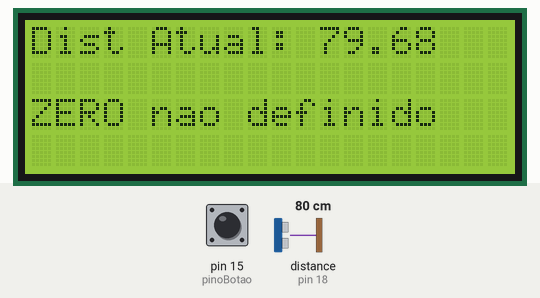
The sketch below on a simulated Arduino Uno, built with avr-gcc and run on an emulated ATmega328P. On the bench: 20×4 character LCD. Wiring (inferred from the names in the program): ultrasonic range finder: trigger pin 5; echo pin 18. Inputs (shaded band) come from the test bench; at power-on: pin 15 (pinoBotao) LOW, distance to the obstacle (sensor on pin 18) 80 cm. The echo pulse lasts 58.3 µs per cm; what the sketch prints to the serial monitor is not drawn.

Above: at 1.2 s.
1.3 s: pin 15 (pinoBotao) pulled HIGH for 0.65 s
At 4.8 s:
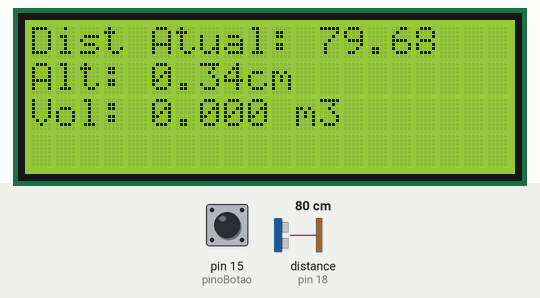
5.1 s: distance to the obstacle (sensor on pin 18) set to 4 cm
At 6.4 s:
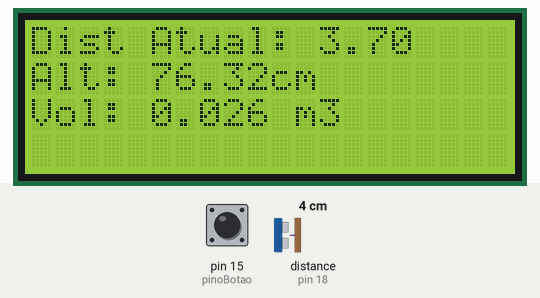
8.2 s: pin 15 (pinoBotao) pulled HIGH for 1 s
At 9.9 s:
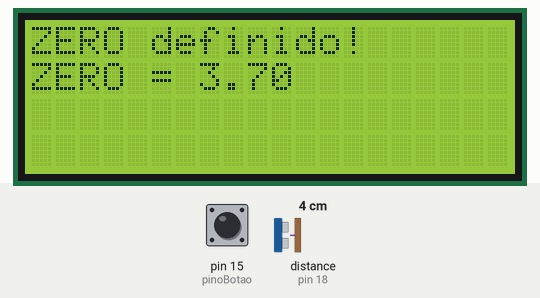
10.7 s: distance to the obstacle (sensor on pin 18) set to 250 cm
At 12.0 s:
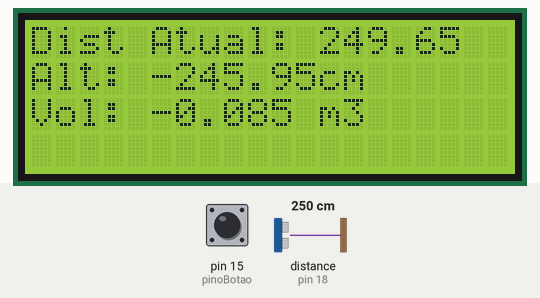
13.8 s: distance to the obstacle (sensor on pin 18) set to 2 cm
At 14.7 s:
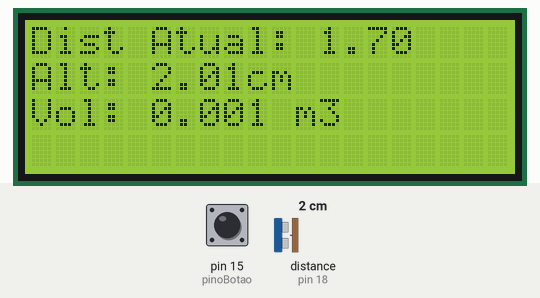
15.7 s: distance to the obstacle (sensor on pin 18) set to 250 cm
At 16.8 s:
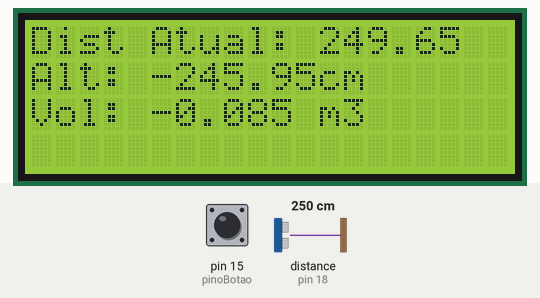
Timing chart, 0 to 18.7 s (numbered marks = the images above; inputs shaded):
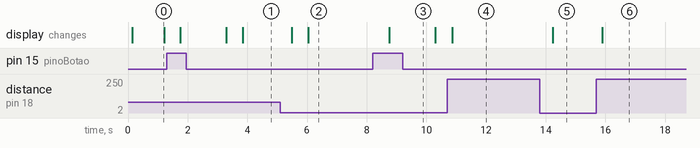

The sketch:

Medidor_distancia.ino
```cpp
#include <Wire.h>
#include <LiquidCrystal_I2C.h>

LiquidCrystal_I2C lcd(0x27, 20, 4);

// HC-SR04
const int pinoTrig = 5;
const int pinoEcho = 18;

// Botão para definir ZERO
const int pinoBotao = 15;

// Variável para guardar o valor de referência (box vazio)
float distanciaZero = -1;  // -1 significa "não calibrado"

// Raio da base circular (em metros)
float raioBase = 0.105; // valor do raio da base (m)

void setup() {
  Serial.begin(115200);

  pinMode(pinoTrig, OUTPUT);
  pinMode(pinoEcho, INPUT);

  pinMode(pinoBotao, INPUT);  // usando pull-down externo

  lcd.init();
  lcd.backlight();

  lcd.setCursor(0, 0);
  lcd.print("ESP32 - Nivel Box");
  lcd.setCursor(0, 1);
  lcd.print("Press ZERO Btn");
}

void loop() {

  // --- LEITURA DO SENSOR ---
  digitalWrite(pinoTrig, LOW);
  delayMicroseconds(2);
  digitalWrite(pinoTrig, HIGH);
  delayMicroseconds(10);
  digitalWrite(pinoTrig, LOW);

  long duracao = pulseIn(pinoEcho, HIGH);
  float distanciaAtual = duracao * 0.0343 / 2.0;

  // --- BOTAO PRESSIONADO PARA DEFINIR ZERO ---
  if (digitalRead(pinoBotao) == HIGH) {
    distanciaZero = distanciaAtual;

    lcd.clear();
    lcd.setCursor(0, 0);
    lcd.print("ZERO definido!");
    lcd.setCursor(0, 1);
    lcd.print("ZERO = ");
    lcd.print(distanciaZero);
    delay(1500);
  }

  // --- EXIBIÇÃO NO LCD ---
  lcd.clear();
  lcd.setCursor(0, 0);
  lcd.print("Dist Atual: ");
  lcd.print(distanciaAtual);

  if (distanciaZero < 0) {
    lcd.setCursor(0, 2);
    lcd.print("ZERO nao definido");
    Serial.println("Pressione o botao ZERO");
  } else {
    float alturaMaterial = distanciaZero - distanciaAtual;

    // converter altura para metros
    float alturaMaterial_m = alturaMaterial / 100.0;

    // calcular volume do cilindro
    float volume_m3 = 3.14159 * raioBase * raioBase * alturaMaterial_m;

    lcd.setCursor(0, 1);
    lcd.print("Alt: ");
    lcd.print(alturaMaterial);
    lcd.print("cm");

    lcd.setCursor(0, 2);
    lcd.print("Vol: ");
    lcd.print(volume_m3, 3);
    lcd.print(" m3");

    Serial.print("Altura: ");
    Serial.print(alturaMaterial);
    Serial.print(" cm | Volume: ");
    Serial.print(volume_m3);
    Serial.println(" m3");
  }

  delay(500);
}
```

Measured:
- after the input at 1.3 s, the display: first changes after 0.45 s (image 1 shows a later state)
- after the input at 5.1 s, the display: first changes after 0.40 s (image 2 shows a later state)
- after the input at 8.2 s, the display: changes after 0.55 s (image 3)
- after the input at 10.7 s, the display: changes after 0.16 s (image 4)
- after the input at 13.8 s, the display: changes after 0.43 s (image 5)
- after the input at 15.7 s, the display: changes after 0.19 s (image 6)
- what the display in image 0 shows lasts 1.1 s, from 0.1 s to 1.2 s
